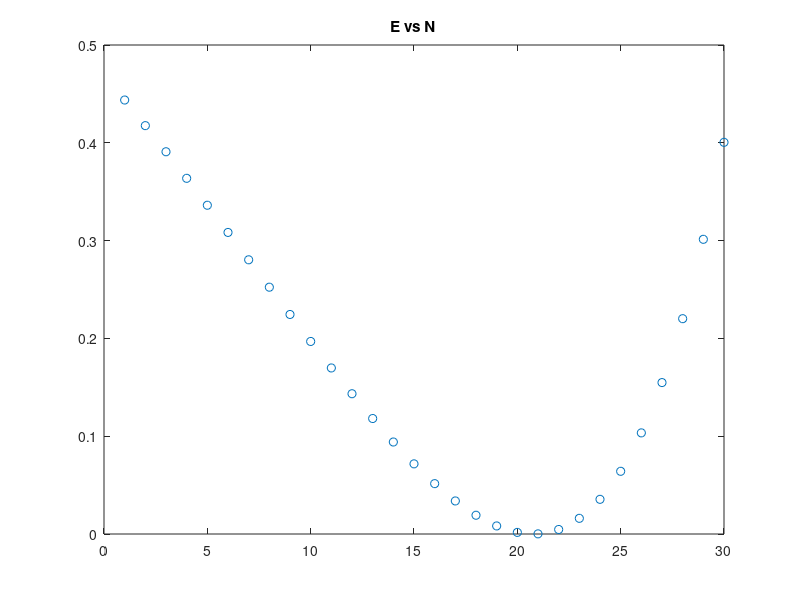

The MATLAB script that drew this image:
% Homework 6, Problem 3
clear all;

N = 30;
A = [1 1; 0 0.95];
B = [0;0.1];
C = zeros(2,N);
C(:,N) = B;
for t= N-1:-1:1
    C(:,t)=A*C(:,t+1);
end;
d=[10;0];
u = C'*((C*C') \ d);
s = zeros(2,N+1); s(1,1) 
for t=1:N
    s(:,t+1) = A*s(:,t)+B*u(t);
end;
for k = 1:N
    E(k)= u(k).^2;
end;
plot(E,'o');
title('E vs N');

%{
subplot(1,3,1);
plot(u,'o'); title('u(t) vs t');
ylabel('u(t)'); xlabel('t');
subplot(1,3,2);
plot(s(1,:),'o'); title('s1(t) vs t');
ylabel('s_1(t)'); xlabel('t');
subplot(1,3,3);
plot(s(2,:),'o'); title('s2(t) vs t');
ylabel('s_2(t)'); xlabel('t');
%}